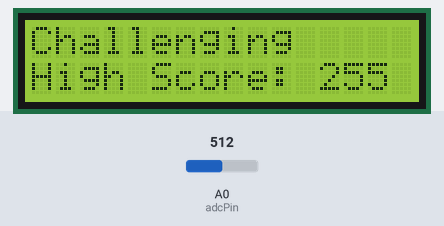
Recording of a sketch running on a simulated Arduino Nano, built with avr-gcc and run on an emulated ATmega328P. Shown: 16×2 character LCD. The inputs (shaded band) are chosen by the test bench; at power-on: A0 (adcPin) = 512. Random numbers use the default seed unless the sketch sets one.

Above: at 1.8 s.
1.9 s: A0 (adcPin) set to 640
At 1.9 s:
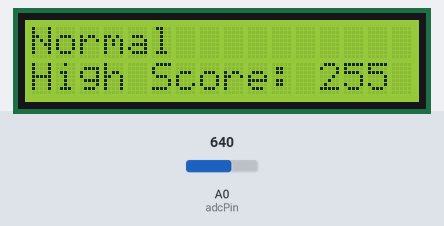
3.4 s: A0 (adcPin) set to 660
At 3.9 s:
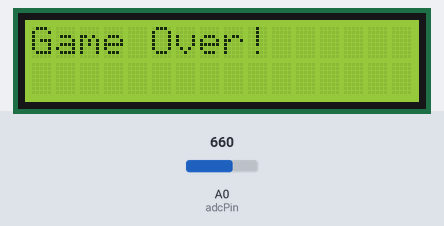
6.4 s: A0 (adcPin) set to 511
At 7.03 s:
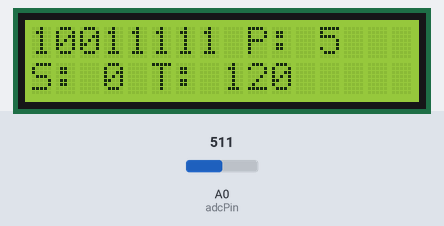
Timing chart, 0 to 9.4 s (numbered marks = the images above; inputs shaded):
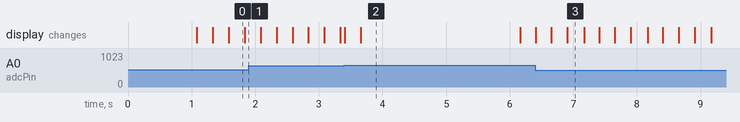

Measured:
- the behaviour switches between 649 and 650 on A0 (adcPin) (found by bisection; images 1 and 2)
- what the display in image 2 shows lasts 2.5 s, from 3.7 s to 6.2 s

The sketch:

game.ino
```cpp
#include <EEPROM.h>
#include <LiquidCrystal.h>

// Pin Definitions
const int adcPin = A0;

// Game Modes
enum GameMode { Normal, Challenging, Blindfolded, Endless };
GameMode currentMode = Normal;

// Game Variables
unsigned long startTime = 0;
unsigned long elapsedTime = 0;
int score = 0;
int highScore[3] = {0, 0, 0};
int currentCode[8];
int position = 0;
static unsigned long blindfoldStartTime = 0;
static bool codeVisible = true;
// LCD Setup
LiquidCrystal lcd(8, 9, 4, 5, 6, 7);

// Button Enum
enum Button { NONE, RIGHT, UP, DOWN, LEFT, SEL };

int lastButton = NONE;
unsigned long lastPressTime = 0;
const int debounceTime = 250;  // Adjust debounce time

Button receiveBtt() {
  int adc_key_in = analogRead(adcPin);

  if (adc_key_in > 1000) {  // No button pressed
    lastButton = NONE;
    return NONE;
  }

  // Get current button state
  Button currentButton = NONE;
  if (adc_key_in < 50) currentButton = RIGHT;
  else if (adc_key_in < 250) currentButton = UP;
  else if (adc_key_in < 450) currentButton = DOWN;
  else if (adc_key_in < 650) currentButton = LEFT;
  else if (adc_key_in < 850) currentButton = SEL;

  // If the current button press is the same as the last one, return NONE (debouncing)
  if (currentButton == lastButton && millis() - lastPressTime < debounceTime) {
    return NONE;
  }

  // Update last button press and debounce time
  lastPressTime = millis();
  lastButton = currentButton;

  return currentButton;  // Return the stable button press
}

void setup() {
  pinMode(adcPin, INPUT);
  pinMode(A7, INPUT);
  randomSeed(analogRead(A7));
  lcd.begin(16, 2);
  lcd.setCursor(0, 0);
  Serial.begin(9600);

  // Read high scores from EEPROM
  for (int i = 0; i < 3; i++) {
    highScore[i] = EEPROM.read(i); // Assuming addresses 0, 1, 2
  }

  displayTitleScreen();
}

void loop() {
  switch (currentMode) {
    case Normal:
    case Challenging:
    case Blindfolded:
    case Endless:
      runGame();
      break;
  }
}

void displayTitleScreen() {
  lcd.clear();
  lcd.setCursor(0, 0);
  lcd.print("My Game");
  delay(1000);
  showMenu();
}

void showMenu() {
  int menuSelection = 0;
  lcd.clear();
  while (true) {
    String modeName[4] = {"Normal", "Challenging", "Blindfolded", "Endless"};
    lcd.setCursor(0, 0);
    lcd.print(modeName[menuSelection]);
    lcd.setCursor(0, 1);
    lcd.print("High Score: ");
    lcd.print(highScore[menuSelection]);


    Button btn = receiveBtt();

    if (btn == LEFT) {
      menuSelection--;
      if (menuSelection < 0) menuSelection = 3;
      lcd.clear();
    } else if (btn == RIGHT) {
      menuSelection++;
      if (menuSelection > 3) menuSelection = 0;
      lcd.clear();
    } else if (btn == SEL) {
      startGame(menuSelection);
      break;
    } else if (btn == NONE) {
    }
  }
}

void startGame(int modeSelection) {
  currentMode = (GameMode)modeSelection;
  score = 0;
  position = 0;
  randomizeCode();
  if (currentMode == Blindfolded) {
    blindfoldStartTime = millis();
    codeVisible = true;
  } else {
    startTime = millis();
  }
}

void randomizeCode() {
  for (int i = 0; i < 8; i++) {
    currentCode[i] = random(0, 2);
  }
}

void endGame(bool gameOver = false) {
  if (gameOver) {
    lcd.clear();
    lcd.print("Game Over!");
    delay(2500);
  }
  if (score > highScore[(int)currentMode]) {
    highScore[(int)currentMode] = score;
    EEPROM.write((int)currentMode, score);
  }
  showMenu();
}

void runGame() {
  static unsigned long lastUpdateTime = 0;
  static bool displayNeedsUpdate = true;
  static bool codeChanged = false;

  // Track elapsed time for blindfolded mode
  if (currentMode != Blindfolded || !codeVisible) {
    elapsedTime = (millis() - startTime) / 1000;
    if (elapsedTime != lastUpdateTime) {
      lastUpdateTime = elapsedTime;
      displayNeedsUpdate = true;
    }
  }

  Button btn = receiveBtt();
  if (btn != NONE) {
    displayNeedsUpdate = true;

    if (btn == LEFT) {
      position = (position > 0) ? position - 1 : 7;
      codeChanged = true;
    } else if (btn == RIGHT) {
      position = (position < 7) ? position + 1 : 0;
      codeChanged = true;
    } else if (btn == SEL) {
      // Flip the bit and mark it as changed
      if (currentCode[position] == 1) {
        currentCode[position] = 0;  // Mark as pressed (flipped)
        codeChanged = true;
      } else {
        // Game over if user presses the wrong bit (wrong action)
        endGame(true);
        return;
      }
    }
  }

  // Display the game screen
  if (displayNeedsUpdate) {
    lcd.clear();
    if (currentMode == Blindfolded) {
      // Show code for the first 3 seconds
      if (codeVisible) {
        // Show the actual code for the first 3 seconds
        for (int i = 0; i < 8; i++) {
          lcd.print(currentCode[i]);
        }
        lcd.print(" P: ");
        lcd.print(position);
        lcd.setCursor(0, 1);
        lcd.print("S: ");
        lcd.print(score);
        lcd.print(" T: ");
        lcd.print(getModeTime() / 1000 - elapsedTime);

        // After 3 seconds, hide the code
        if (millis() - blindfoldStartTime >= 3000) {
          codeVisible = false;  // Hide the code
          startTime = millis();  // Restart the timer
          lastUpdateTime = 0;
          lcd.setCursor(0, 0);
          lcd.print('\xff');  // Show the placeholder for hidden code
        }
      } else {
        // Show the hidden code (\xff) after 3 seconds
        for (int i = 0; i < 8; i++) {
          lcd.print('\xff');
        }
        lcd.print(" P: ");
        lcd.print(position);
        lcd.setCursor(0, 1);
        lcd.print("S: ");
        lcd.print(score);
        lcd.print(" T: ");
        lcd.print(getModeTime() / 1000 - elapsedTime);
      }
    } else {
      // Non-blindfolded mode, display the full code
      for (int i = 0; i < 8; i++) {
        lcd.print(currentCode[i]);
      }
      lcd.print(" P: ");
      lcd.print(position);
      lcd.setCursor(0, 1);
      lcd.print("S: ");
      lcd.print(score);
      lcd.print(" T: ");
      lcd.print(getModeTime() / 1000 - elapsedTime);
    }

    displayNeedsUpdate = false;
  }

  // Check if all bits in the code are flipped (set to 0)
  bool allZeros = true;
  for (int i = 0; i < 8; i++) {
    if (currentCode[i] == 1) {
      allZeros = false;
      break;
    }
  }

  if (allZeros) {
    score++;
    randomizeCode();  // Randomize code for the next level
    codeChanged = false;
    position = 0;
    codeVisible = true;  // Show the code at the start of the next round
    blindfoldStartTime = millis();  // Reset the blindfold timer for next round
  }

  // End the game if time is up in the current mode
  if (currentMode != Endless && (elapsedTime >= getModeTime() / 1000)) {
    endGame();
  }
}

unsigned long getModeTime() {
  switch (currentMode) {
    case Normal:
      return 120000;
    case Challenging:
      return 45000;
    case Blindfolded:
      return 180000;
    case Endless:
      return 0;
    default:
      return 0;
  }
}
```
